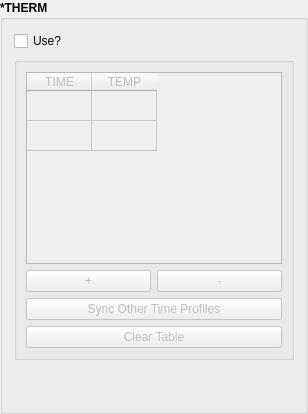
         <widget class="QGroupBox" name="kwtherm_gb">
          <property name="font">
           <font>
            <weight>75</weight>
            <bold>true</bold>
           </font>
          </property>
          <property name="title">
           <string>*THERM</string>
          </property>
          <layout class="QVBoxLayout" name="verticalLayout_21">
           <item>
            <layout class="QVBoxLayout" name="verticalLayout_20">
             <item>
              <widget class="QCheckBox" name="therm_cb">
               <property name="font">
                <font>
                 <weight>50</weight>
                 <bold>false</bold>
                </font>
               </property>
               <property name="toolTip">
                <string>Select to use *THERM</string>
               </property>
               <property name="text">
                <string>Use?</string>
               </property>
              </widget>
             </item>
             <item alignment="Qt::AlignHCenter|Qt::AlignVCenter">
              <widget class="QGroupBox" name="therm_gb">
               <property name="enabled">
                <bool>false</bool>
               </property>
               <property name="title">
                <string/>
               </property>
               <property name="flat">
                <bool>true</bool>
               </property>
               <layout class="QVBoxLayout" name="verticalLayout_19">
                <item>
                 <layout class="QVBoxLayout" name="verticalLayout_18">
                  <item alignment="Qt::AlignHCenter|Qt::AlignVCenter">
                   <widget class="QTableWidget" name="therm_table">
                    <property name="font">
                     <font>
                      <weight>50</weight>
                      <bold>false</bold>
                     </font>
                    </property>
                    <attribute name="horizontalHeaderDefaultSectionSize">
                     <number>65</number>
                    </attribute>
                    <attribute name="verticalHeaderVisible">
                     <bool>false</bool>
                    </attribute>
                    <attribute name="verticalHeaderDefaultSectionSize">
                     <number>30</number>
                    </attribute>
                    <row>
                     <property name="text">
                      <string>1</string>
                     </property>
                    </row>
                    <row>
                     <property name="text">
                      <string>2</string>
                     </property>
                    </row>
                    <column>
                     <property name="text">
                      <string>TIME</string>
                     </property>
                    </column>
                    <column>
                     <property name="text">
                      <string>TEMP</string>
                     </property>
                    </column>
                   </widget>
                  </item>
                  <item>
                   <layout class="QHBoxLayout" name="horizontalLayout_23">
                    <item>
                     <widget class="QPushButton" name="thermadd_pb">
                      <property name="font">
                       <font>
                        <weight>50</weight>
                        <bold>false</bold>
                       </font>
                      </property>
                      <property name="toolTip">
                       <string>Add new thermal loading increment</string>
                      </property>
                      <property name="text">
                       <string>+</string>
                      </property>
                     </widget>
                    </item>
                    <item>
                     <widget class="QPushButton" name="thermrm_pb">
                      <property name="font">
                       <font>
                        <weight>50</weight>
                        <bold>false</bold>
                       </font>
                      </property>
                      <property name="toolTip">
                       <string>Remove thermal loading increment</string>
                      </property>
                      <property name="text">
                       <string>-</string>
                      </property>
                     </widget>
                    </item>
                   </layout>
                  </item>
                  <item>
                   <widget class="QPushButton" name="thermsync_pb">
                    <property name="font">
                     <font>
                      <weight>50</weight>
                      <bold>false</bold>
                     </font>
                    </property>
                    <property name="toolTip">
                     <string>Sync times across other keywords</string>
                    </property>
                    <property name="text">
                     <string>Sync Other Time Profiles</string>
                    </property>
                   </widget>
                  </item>
                  <item>
                   <widget class="QPushButton" name="therm_table_clear">
                    <property name="font">
                     <font>
                      <weight>50</weight>
                      <bold>false</bold>
                     </font>
                    </property>
                    <property name="text">
                     <string>Clear Table</string>
                    </property>
                   </widget>
                  </item>
                 </layout>
                </item>
               </layout>
              </widget>
             </item>
             <item>
              <spacer name="verticalSpacer_4">
               <property name="orientation">
                <enum>Qt::Vertical</enum>
               </property>
               <property name="sizeHint" stdset="0">
                <size>
                 <width>20</width>
                 <height>40</height>
                </size>
               </property>
              </spacer>
             </item>
            </layout>
           </item>
          </layout>
         </widget>
